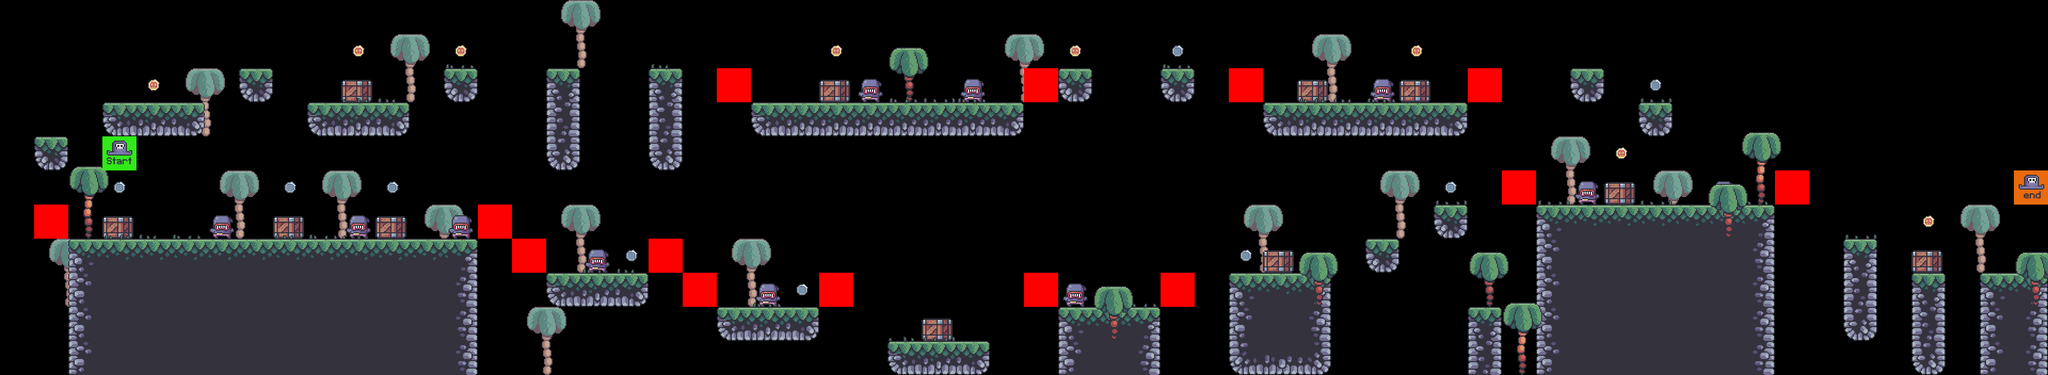

The image is a tile-based game level rendered from a .tmx file. Its description and source (layers, tilesets, objects; grid data summarised) follow:
An orthogonal 60x11 tile map with 64x64 px tiles, 9 tile layers (bg_palm, terrain, crates, grass, ...), 7 tilesets.

<map version="1.10" tiledversion="1.10.2" orientation="orthogonal" renderorder="right-down" width="60" height="11" tilewidth="64" tileheight="64" infinite="0" nextlayerid="10" nextobjectid="1">
 <editorsettings>
  <export target="../4/level_4.csv" format="csv" />
 </editorsettings>
 <tileset firstgid="1" source="../tilesets/terrain_tiles.tsx" />
 <tileset firstgid="17" source="../tilesets/coin_tiles.tsx" />
 <tileset firstgid="19" source="../tilesets/grass_tiles.tsx" />
 <tileset firstgid="24" source="../tilesets/palms.tsx" />
 <tileset firstgid="27" source="../tilesets/crates.tsx" />
 <tileset firstgid="28" source="../tilesets/player_tiles.tsx" />
 <tileset firstgid="30" source="../tilesets/enemy_tile.tsx" />
 <layer id="5" name="bg_palm" width="60" height="11">
  <data>[660 cells, 17 non-empty, 1 distinct tile ids]</data>
 </layer>
 <layer id="1" name="terrain" width="60" height="11">
  <data>[660 cells, 156 non-empty, 16 distinct tile ids]</data>
 </layer>
 <layer id="6" name="crates" width="60" height="11">
  <data>[660 cells, 11 non-empty, 1 distinct tile ids]</data>
 </layer>
 <layer id="3" name="grass" width="60" height="11">
  <data>[660 cells, 30 non-empty, 5 distinct tile ids]</data>
 </layer>
 <layer id="8" name="enemies" width="60" height="11">
  <data>[660 cells, 11 non-empty, 1 distinct tile ids]</data>
 </layer>
 <layer id="4" name="fg_palm" width="60" height="11">
  <data>[660 cells, 9 non-empty, 2 distinct tile ids]</data>
 </layer>
 <layer id="9" name="constraints" width="60" height="11">
  <data>[660 cells, 14 non-empty, 1 distinct tile ids]</data>
 </layer>
 <layer id="2" name="coins" width="60" height="11">
  <data>[660 cells, 17 non-empty, 2 distinct tile ids]</data>
 </layer>
 <layer id="7" name="player" width="60" height="11">
  <data>[660 cells, 2 non-empty, 2 distinct tile ids]</data>
 </layer>
</map>
